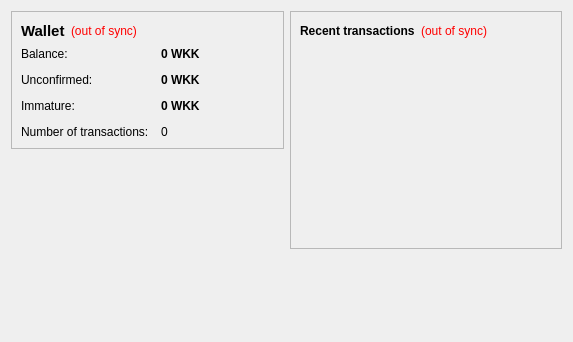
<?xml version="1.0" encoding="UTF-8"?>
<ui version="4.0">
 <class>OverviewPage</class>
 <widget class="QWidget" name="OverviewPage">
  <property name="geometry">
   <rect>
    <x>0</x>
    <y>0</y>
    <width>573</width>
    <height>342</height>
   </rect>
  </property>
  <property name="windowTitle">
   <string>Form</string>
  </property>
  <layout class="QHBoxLayout" name="horizontalLayout" stretch="1,1">
   <item>
    <layout class="QVBoxLayout" name="verticalLayout_2">
     <item>
      <widget class="QFrame" name="frame">
       <property name="frameShape">
        <enum>QFrame::StyledPanel</enum>
       </property>
       <property name="frameShadow">
        <enum>QFrame::Raised</enum>
       </property>
       <layout class="QVBoxLayout" name="verticalLayout_4">
        <item>
         <layout class="QHBoxLayout" name="horizontalLayout_4">
          <item>
           <widget class="QLabel" name="label_5">
            <property name="font">
             <font>
              <pointsize>11</pointsize>
              <weight>75</weight>
              <bold>true</bold>
             </font>
            </property>
            <property name="text">
             <string>Wallet</string>
            </property>
           </widget>
          </item>
          <item>
           <widget class="QLabel" name="labelWalletStatus">
            <property name="toolTip">
             <string>The displayed information may be out of date. Your wallet automatically synchronizes with the WakkaCoin network after a connection is established, but this process has not completed yet.</string>
            </property>
            <property name="styleSheet">
             <string notr="true">QLabel { color: red; }</string>
            </property>
            <property name="text">
             <string notr="true">(out of sync)</string>
            </property>
            <property name="alignment">
             <set>Qt::AlignLeading|Qt::AlignLeft|Qt::AlignVCenter</set>
            </property>
           </widget>
          </item>
          <item>
           <spacer name="horizontalSpacer_2">
            <property name="orientation">
             <enum>Qt::Horizontal</enum>
            </property>
            <property name="sizeHint" stdset="0">
             <size>
              <width>40</width>
              <height>20</height>
             </size>
            </property>
           </spacer>
          </item>
         </layout>
        </item>
        <item>
         <layout class="QFormLayout" name="formLayout_2">
          <property name="fieldGrowthPolicy">
           <enum>QFormLayout::AllNonFixedFieldsGrow</enum>
          </property>
          <property name="horizontalSpacing">
           <number>12</number>
          </property>
          <property name="verticalSpacing">
           <number>12</number>
          </property>
          <item row="0" column="0">
           <widget class="QLabel" name="label">
            <property name="text">
             <string>Balance:</string>
            </property>
           </widget>
          </item>
          <item row="0" column="1">
           <widget class="QLabel" name="labelBalance">
            <property name="font">
             <font>
              <weight>75</weight>
              <bold>true</bold>
             </font>
            </property>
            <property name="cursor">
             <cursorShape>IBeamCursor</cursorShape>
            </property>
            <property name="toolTip">
             <string>Your current balance</string>
            </property>
            <property name="text">
             <string notr="true">0 WKK</string>
            </property>
            <property name="textInteractionFlags">
             <set>Qt::LinksAccessibleByMouse|Qt::TextSelectableByKeyboard|Qt::TextSelectableByMouse</set>
            </property>
           </widget>
          </item>
          <item row="1" column="0">
           <widget class="QLabel" name="label_3">
            <property name="text">
             <string>Unconfirmed:</string>
            </property>
           </widget>
          </item>
          <item row="1" column="1">
           <widget class="QLabel" name="labelUnconfirmed">
            <property name="font">
             <font>
              <weight>75</weight>
              <bold>true</bold>
             </font>
            </property>
            <property name="cursor">
             <cursorShape>IBeamCursor</cursorShape>
            </property>
            <property name="toolTip">
             <string>Total of transactions that have yet to be confirmed, and do not yet count toward the current balance</string>
            </property>
            <property name="text">
             <string notr="true">0 WKK</string>
            </property>
            <property name="textInteractionFlags">
             <set>Qt::LinksAccessibleByMouse|Qt::TextSelectableByKeyboard|Qt::TextSelectableByMouse</set>
            </property>
           </widget>
          </item>
          <item row="3" column="0">
           <widget class="QLabel" name="label_2">
            <property name="text">
             <string>Number of transactions:</string>
            </property>
           </widget>
          </item>
          <item row="3" column="1">
           <widget class="QLabel" name="labelNumTransactions">
            <property name="toolTip">
             <string>Total number of transactions in wallet</string>
            </property>
            <property name="text">
             <string notr="true">0</string>
            </property>
           </widget>
          </item>
          <item row="2" column="0">
           <widget class="QLabel" name="labelImmatureText">
            <property name="text">
             <string>Immature:</string>
            </property>
           </widget>
          </item>
          <item row="2" column="1">
           <widget class="QLabel" name="labelImmature">
            <property name="font">
             <font>
              <weight>75</weight>
              <bold>true</bold>
             </font>
            </property>
            <property name="toolTip">
             <string>Mined balance that has not yet matured</string>
            </property>
            <property name="text">
             <string notr="true">0 WKK</string>
            </property>
            <property name="textInteractionFlags">
             <set>Qt::LinksAccessibleByMouse|Qt::TextSelectableByKeyboard|Qt::TextSelectableByMouse</set>
            </property>
           </widget>
          </item>
         </layout>
        </item>
       </layout>
      </widget>
     </item>
     <item>
      <spacer name="verticalSpacer">
       <property name="orientation">
        <enum>Qt::Vertical</enum>
       </property>
       <property name="sizeHint" stdset="0">
        <size>
         <width>20</width>
         <height>40</height>
        </size>
       </property>
      </spacer>
     </item>
     <item>
      <widget class="QLabel" name="label_6">
       <property name="text">
        <string/>
       </property>
       <property name="pixmap">
        <pixmap resource="../bitcoin.qrc">:/images/backg</pixmap>
       </property>
       <property name="scaledContents">
        <bool>false</bool>
       </property>
       <property name="alignment">
        <set>Qt::AlignCenter</set>
       </property>
       <property name="margin">
        <number>-2</number>
       </property>
      </widget>
     </item>
    </layout>
   </item>
   <item>
    <layout class="QVBoxLayout" name="verticalLayout_3">
     <item>
      <widget class="QFrame" name="frame_2">
       <property name="frameShape">
        <enum>QFrame::StyledPanel</enum>
       </property>
       <property name="frameShadow">
        <enum>QFrame::Raised</enum>
       </property>
       <layout class="QVBoxLayout" name="verticalLayout">
        <item>
         <layout class="QHBoxLayout" name="horizontalLayout_2">
          <item>
           <widget class="QLabel" name="label_4">
            <property name="text">
             <string>&lt;b&gt;Recent transactions&lt;/b&gt;</string>
            </property>
           </widget>
          </item>
          <item>
           <widget class="QLabel" name="labelTransactionsStatus">
            <property name="toolTip">
             <string>The displayed information may be out of date. Your wallet automatically synchronizes with the WakkaCoin network after a connection is established, but this process has not completed yet.</string>
            </property>
            <property name="styleSheet">
             <string notr="true">QLabel { color: red; }</string>
            </property>
            <property name="text">
             <string notr="true">(out of sync)</string>
            </property>
            <property name="alignment">
             <set>Qt::AlignRight|Qt::AlignTrailing|Qt::AlignVCenter</set>
            </property>
           </widget>
          </item>
          <item>
           <spacer name="horizontalSpacer">
            <property name="orientation">
             <enum>Qt::Horizontal</enum>
            </property>
            <property name="sizeHint" stdset="0">
             <size>
              <width>40</width>
              <height>20</height>
             </size>
            </property>
           </spacer>
          </item>
         </layout>
        </item>
        <item>
         <widget class="QListView" name="listTransactions">
          <property name="styleSheet">
           <string notr="true">QListView { background: transparent; }</string>
          </property>
          <property name="frameShape">
           <enum>QFrame::NoFrame</enum>
          </property>
          <property name="verticalScrollBarPolicy">
           <enum>Qt::ScrollBarAlwaysOff</enum>
          </property>
          <property name="horizontalScrollBarPolicy">
           <enum>Qt::ScrollBarAlwaysOff</enum>
          </property>
          <property name="selectionMode">
           <enum>QAbstractItemView::NoSelection</enum>
          </property>
         </widget>
        </item>
       </layout>
      </widget>
     </item>
     <item>
      <spacer name="verticalSpacer_2">
       <property name="orientation">
        <enum>Qt::Vertical</enum>
       </property>
       <property name="sizeHint" stdset="0">
        <size>
         <width>20</width>
         <height>40</height>
        </size>
       </property>
      </spacer>
     </item>
    </layout>
   </item>
  </layout>
 </widget>
 <resources/>
 <connections/>
</ui>
